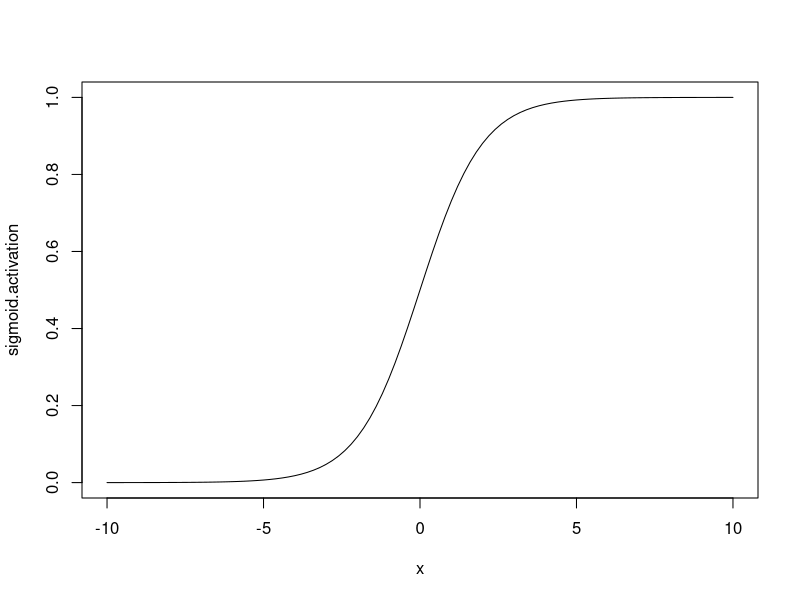

This figure's R source:
# source('load-mnist-data.R') # run this once, and then comment out to save processing time.

digit.0 <- matrix(
  c(0,1,1,1,1,1,0,
    0,1,0,0,0,1,0,
    0,1,0,0,0,1,0,
    0,1,0,0,0,1,0,
    0,1,0,0,0,1,0,
    0,1,0,0,0,1,0,
    0,1,1,1,1,1,0), 
  nrow=7,
  byrow=T
)

digit.1 <- rep(1,784)
digit.1

n.inputs <- 784 # The input images are 28x28, for a total of 784 pixels
n.hidden <- 30 # Number of hidden layer nodes. You can adjust this parameter once you get the network working.
n.output <- 10 # Number of output nodes. Needs to be 10. This is coarse coding the category--each node corresponds to a digit (0-9).
learning.rate <- 0.2 # Learning rate parameter for backprop. You can adjust this.

# The full data set has 60,000 training examples and 10,000 test examples. Running the network on all of these
# can take several minutes at a minimum. To speed up development and testing, we'll randomly sample a subset
# of the training and testing examples for each epoch. We'll draw the sample from the full set of examples for 
# each epoch to avoid overfitting the network to a particular set of training examples.

epoch.train.size <- 100 # randomly sample this many training examples (max = 60,000)
epoch.test.size <- 50 # randomly sample this many test examples (max=10,000)

# This is the sigmoid activation function.
sigmoid.activation <- function(x){
  return(1 / (1+exp(-x)))
}

# Add some code to visualize the sigmoid activation function from x=-10 to x=10.
plot(sigmoid.activation, -10, 10)


# Initializing the matrices to hold the connection weights.
# We'll create one matrix for the weights from the input to hidden layer, and another for the weights from the 
# hidden to output layer. (You could write more effecient code by merging these into the same variable, but
# this approach makes it a little bit easier to understand what is happening in the code).
# The weights are initialized to random numbers drawn from a normal distribution with mean=0 & sd=0.1.
input.to.hidden.weights  <- matrix(rnorm(n.inputs*n.hidden,mean=0,sd=0.1), nrow=n.inputs, ncol=n.hidden)
hidden.to.output.weights <- matrix(rnorm(n.hidden*n.output,mean=0,sd=0.1), nrow=n.hidden, ncol=n.output)

# Write the forward pass function for the network.
# The input parameter will be a vector that is n.inputs long.
# You should first calculate the activation of the hidden layer, and then calculate the activation
# of the output layer. We're going to need both sets of activations in the backprop method, so I've
# written the return() statement to return both hidden.layer and output.layer activations. Your
# job is to create the hidden.layer and output.layer variables in the appropriate way.
# Don't forget to use the sigmoid.activation function created above.
forward.pass <- function(input, input.to.hidden.weights, hidden.to.output.weights){
  hidden.layer.activation <- sigmoid.activation(input) %*% input.to.hidden.weights
  output.layer.activation <- hidden.layer.activation %*% hidden.to.output.weights
  return(list(hidden=hidden.layer.activation, output=output.layer.activation))
}
forward.pass(digit.1, input.to.hidden.weights, hidden.to.output.weights)

# Now we can write the backward pass, or the backprop function.
# The input will be a vector that is n.inputs long
# The output will be a vector that is n.output long
# Backprop is very similar to the delta rule, with a few modifications. In fact, the delta rule is 
# a special case of backprop. As a reminder, this is the Delta rule:
# change.in.weight.from.i.to.j = learning.rate * error.in.j * activation.of.i
# One piece of the delta rule that is commonly left out, and we did this in our example in class, is the 
# derivative of the activation function of node j. We left this out because we used the activation
# function output = x, so the derivative is 1 (The derivative describes the rate of change of output as 
# x changes. When output = x, a change of 1 in x will cause a corresponding change of 1 in output).
# However, now we are using the sigmoid activation function, so we need to include this derivative term again.
# The full delta rule is therefore:
# change.in.weight.from.i.to.j = learning.rate * error.in.j * derivative.of.activation.funtion.for.j.at.current.activation.level
# * activation.of.i
# This equation will describe all of the weight updates that we do in backprop. The only missing piece is how to get the error
# terms for the hidden layer units. We know the error for the output, but need to back-propogate this error to the hidden layer.
# I'll describe how this works below.

backprop <- function(input, target, input.to.hidden.weights, hidden.to.output.weights){
  
  # Step 1. Because we are going to modify the weights in stages, we need to create
  # copies of the weights so that we don't overwrite the original weights before we are
  # done with them. Really, all we need are matrices of the right size to hold the delta
  # (change in) weights, but we can get a matrix of the right size by copying the weight
  # matrices. We'll overwrite all the values before we are done.
  delta.hidden.to.output.weights <- hidden.to.output.weights
  delta.input.to.hidden.weights <- input.to.hidden.weights
  
  # Step 2. Calculate the forward pass on the network. This gets us the activity of the
  # hidden and output layers for a particular set of inputs.
  activations <- forward.pass(input)
  output.activation <- activations$output
  hidden.activation <- activations$hidden
  
  # Step 3. Find the error on the output units. We can find the error just like we did 
  # with the delta rule. Just subtract the actual output from the desired output.
  output.error <- desired.output - output.activation # replace NA with correct code.
  # Not sure what the desired output should be - will change 'desired.output'
  
  # Step 4. We need to multiply the error for a node (an element in the output.error vector)
  # by the derivative of the activation function for the node. The activation function is the
  # sigmoid function: z = 1 / (1 + exp(-x)). The derivative of this function is z * (1 - z).
  # Calculate a "weighted" error in two steps:
  # 1) Find the derivative (slope) for each output node at the level of activation of that node.
  # 2) Multiple this by the node's error to get the weighted error.
  output.slope <- sigmoid.activation(input) * (1 - sigmoid.activation(input))
  output.weighted.error <- output.error * output.slope
  
  # Step 5. Find the change in the hidden to output weights by applying the delta rule, using the
  # weighted error instead of the error.
  for(o in 1:n.output){
    delta.hidden.to.output.weights[,o] <- (learning.rate * output.weighted.error * output.activation)
  }
  
  # Step 6. Now we need to "backpropogate" the error from the output nodes to the hidden nodes,
  # so that we can apply the delta rule to the hidden nodes. How much error should we assign to
  # each hidden node? It turns out that the right way to do this is to multiply the error by the
  # connection weight for each node. Each weight will have some error associated with it, and then
  # we sum up all the errors for each hidden node. This makes some intuitive sense. If a hidden node
  # is strongly connected to an output node, then it contributed a lot to the error of that node. If
  # a hidden node has almost no connection (weight near 0), then it contributed very little to the
  # error of the node.
  hidden.error <- hidden.activation * delta.hidden.to.output.weights
  
  # Step 7. Just like the output layer, we need to calculate the weighted error for the hidden nodes.
  hidden.slope <- sigmoid.activation(input) * (1 - sigmoid.activation(input))
  hidden.weighted.error <- hidden.error * hidden.slope
  
  # Step 8. Apply the delta rule using the weighted errors.
  for(h in 1:n.hidden){
    delta.input.to.hidden.weights[,h] <- (learning.rate * hidden.weighted.error * hidden.activation)
  }
  
  # Step 9. Change the actual weights by the delta amount.
  return(list(
    hidden.to.output.weights=hidden.to.output.weights + delta.hidden.to.output.weights,
    input.to.hidden.weights=input.to.hidden.weights + delta.input.to.hidden.weights
  ))
  
}

# This function takes an input vector and calculates the error of the output
# We can use this to track the progress of the network over time.
test.pattern <- function(input, target, input.to.hidden.weights, hidden.to.output.weights){
  activation <- forward.pass(input, input.to.hidden.weights, hidden.to.output.weights)
  rmse <- sqrt(mean((target-activation$output)^2))
  return(rmse)
}

# Write a function that returns TRUE if the node with the largest activation on the output layer
# is the same as the single node in the target vector that is equal to 1. Otherwise, it returns
# FALSE. This function represents the best guess of the network. We will use it to interpret the
# output of the network as an identification of the digit.
classification.correct <- function(input, target, input.to.hidden.weights, hidden.to.output.weights){
  return(ifelse(max(output.activation)==max(target), TRUE, FALSE))
}

# This function runs a single epoch, based on the epoch.train.size and epoch.test.size parameters
# at the top of this file.
epoch <- function(epoch.train.size, epoch.test.size){
  for(t in sample(60000, epoch.train.size)){
    weights <- backprop(trainData[t,], trainLabels[t,])
    input.to.hidden.weights <- weights$input.to.hidden.weights
    hidden.to.output.weights <- weights$hidden.to.output.weights
  }
  error <- 0
  classification.acc <- 0
  for(t in sample(10000, epoch.test.size)){
    error <- error + test.pattern(testData[t,], testLabels[t,])
    classification.acc <- classification.acc + classification.correct(testData[t,], testLabels[t,])
  }
  classification.acc <- classification.acc / epoch.test.size
  return(list(error=error, classification.accuracy=classification.acc))
}

# Run a batch of epochs
batch <- function(epochs){
  errors <- numeric(epochs)
  classifications <- numeric(epochs)
  pb <- txtProgressBar(min=0, max=epochs, style=3) 
  for(i in 1:epochs){
    result <- epoch()
    errors[i] <- result$error
    classifications[i] <- result$classification.accuracy
    setTxtProgressBar(pb, i)
  }
  return(data.frame(epoch=1:epochs, error=errors, accuracy=classifications))
}

# Uncomment these lines when you are ready to test the code.
# result <- batch(300)  # 300 epochs should be enough to reach >80% accuracy.
# plot(result$accuracy) # plot the accuracy of the network over training (should increase).
# plot(result$error) # plot the error at the output layer over time (should decrease).

# Try adjusting various parameters of the network (number of hidden layer nodes, learning rate) to see if you can improve learning. 

